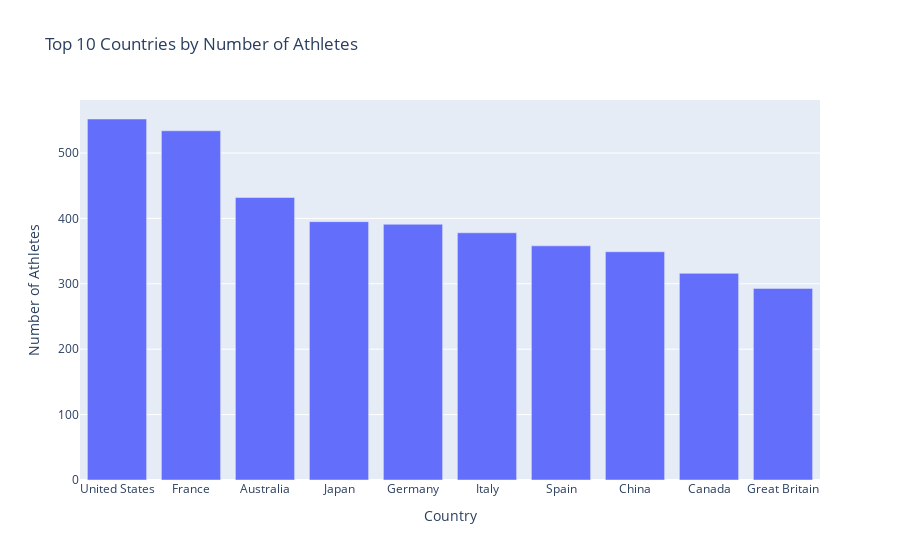

Notebook source saved alongside this figure:
### Markdown cell above
# Country Representation

### Code cell
top_countries = athletes_cleaned['country'].value_counts().head(10).reset_index()
top_countries.columns = ['country', 'count']

fig = px.bar(top_countries, x='country', y='count', title='Top 10 Countries by Number of Athletes')
fig.update_layout(xaxis_title='Country', yaxis_title='Number of Athletes')
fig.show()

### Figure 1 — Plotly figure (JSON) as saved in the notebook; plotly's stock layout.template omitted (floating-point values rounded to 4 significant figures)
{"data": [{"alignmentgroup": "True", "hovertemplate": "country=%{x}<br>count=%{y}<extra></extra>", "legendgroup": "", "marker": {"color": "#636efa", "pattern": {"shape": ""}}, "name": "", "offsetgroup": "", "orientation": "v", "showlegend": false, "textposition": "auto", "type": "bar", "x": ["United States", "France", "Australia", "Japan", "Germany", "Italy", "Spain", "China", "Canada", "Great Britain"], "xaxis": "x", "y": [552, 534, 432, 395, 391, 378, 358, 349, 316, 293], "yaxis": "y"}], "layout": {"autosize": true, "barmode": "relative", "legend": {"tracegroupgap": 0}, "title": {"text": "Top 10 Countries by Number of Athletes"}, "xaxis": {"anchor": "y", "autorange": true, "domain": [0, 1], "range": [-0.5, 9.5], "title": {"text": "Country"}, "type": "category"}, "yaxis": {"anchor": "x", "autorange": true, "domain": [0, 1], "range": [0, 581.1], "title": {"text": "Number of Athletes"}, "type": "linear"}}}
